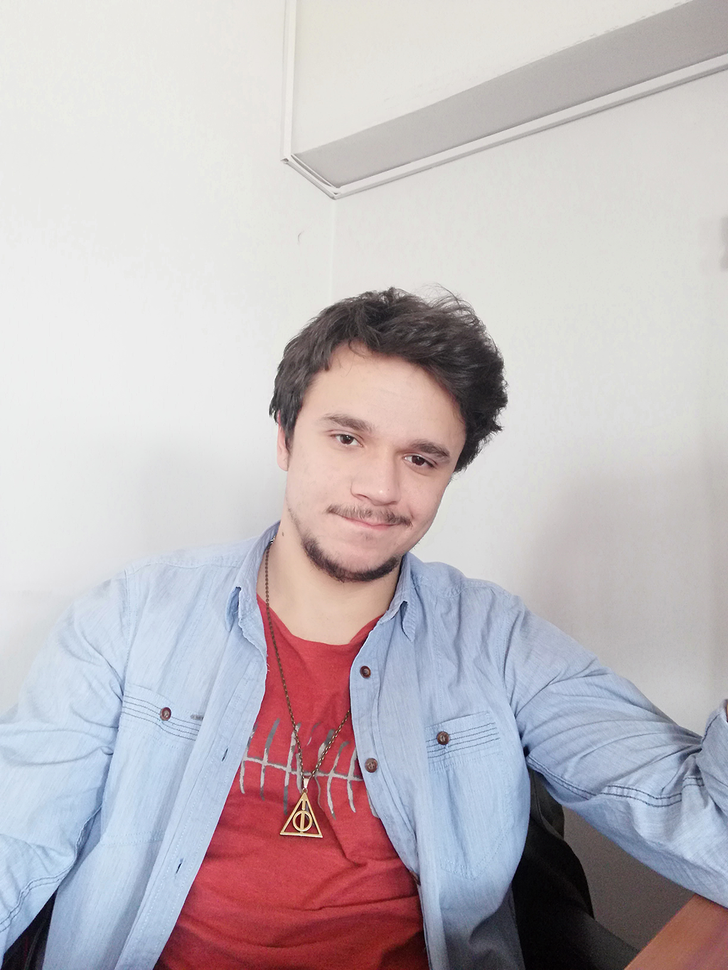
#> input picture images/IMG_20210409_160525.png, 728 x 970 px, shrunk from 1024 x 1365 before the run
$ python main.py
#> lines starting #> are read from the running program, lines starting #| are printed output that depends on the picture; after the words box and inside, x2 and y2 are one past the last pixel; in counts of white or black regions, pixels touching at a corner belong together
#%%
#OpenCV Library import
import cv2 as opencv

#%%
#Application
faceCascade = opencv.CascadeClassifier(
    r"classifier/haarcascade_frontalface_default.xml")
#Algılanacak öğeye göre xml dosyasının seçimi.

img = opencv.imread(r"images/IMG_20210409_160525.png")
#> img is the input picture: shape (970, 728, 3); mean B, G, R 189.6, 185.2, 193.1
#Application for photo import

gray = opencv.cvtColor(img, opencv.COLOR_BGR2RGB)
#Photo gray mode

faces = faceCascade.detectMultiScale(gray, 1.1,4)
#> faces = [[262, 355, 234, 234]]
#Threshold values

for (x,y,w,h) in faces:
    opencv.rectangle(img,(x,y),(x+w, y+h),(0,255,0),3)
#> this loop made 1 pass
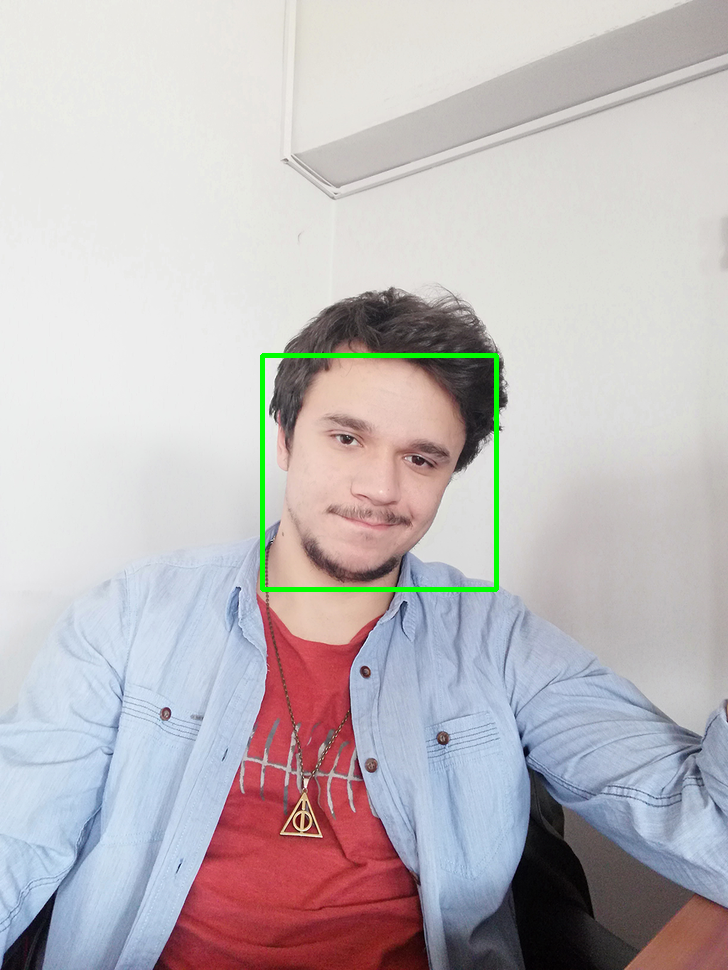
#> img: shape (970, 728, 3); 0.66% of pixels changed, all inside (x1, y1, x2, y2) = (260, 353, 499, 592)

opencv.imshow('photo',img)
#Show face in photo

opencv.waitKey(0)
# %%
